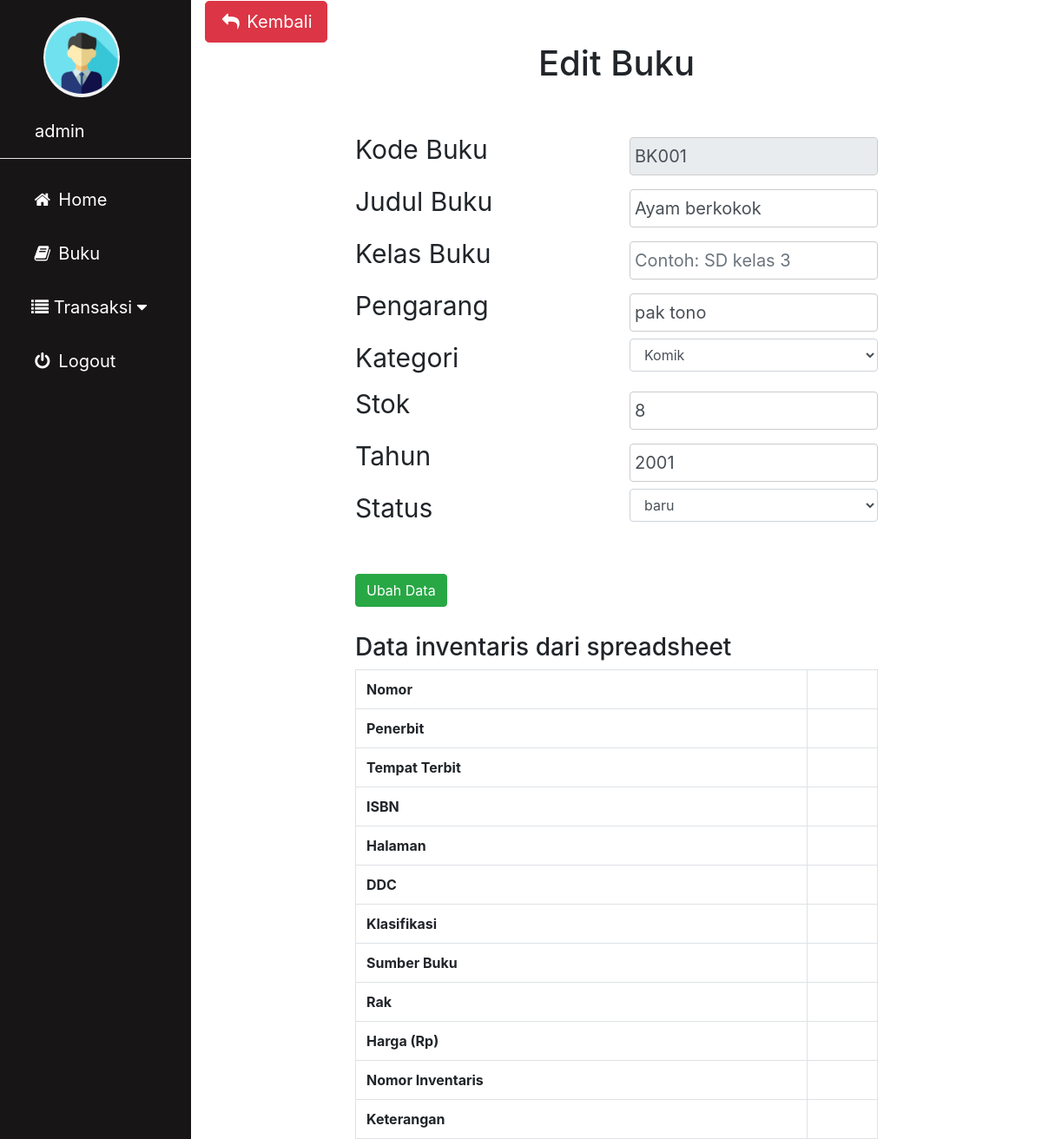
Screenshot of /admin/buku_edit.php?agung=BK001 (signed in) with the database file from the repository.
### tables this page shows
CREATE TABLE `buku` (
  `kode_buku` varchar(10) NOT NULL,
  `nomor_urut` int(10) DEFAULT NULL,
  `judul` varchar(255) NOT NULL,
  `kelas_buku` varchar(100) DEFAULT NULL,
  `pengarang` varchar(255) DEFAULT NULL,
  `penerbit` varchar(255) DEFAULT NULL,
  `tempat` varchar(100) DEFAULT NULL,
  `tahun` int(5) DEFAULT NULL,
  `isbn` varchar(50) DEFAULT NULL,
  `halaman` varchar(20) DEFAULT NULL,
  `id_kategori` int(5) DEFAULT NULL,
  `stok` int(5) NOT NULL DEFAULT 0,
  `ddc` varchar(20) DEFAULT NULL,
  `klasifikasi` varchar(255) DEFAULT NULL,
  `sumber_buku` varchar(255) DEFAULT NULL,
  `rak` varchar(100) DEFAULT NULL,
  `harga` varchar(50) DEFAULT NULL,
  `no_inventaris` varchar(50) DEFAULT NULL,
  `keterangan` text DEFAULT NULL,
  `status` enum('baru','rusak','hilang','lama') NOT NULL DEFAULT 'baru'
);

CREATE TABLE `kategori` (
  `id_kategori` int(10) NOT NULL,
  `nama_kategori` varchar(50) NOT NULL
);

### admin/buku_edit.php (the view, shortened to what this page needs)
<?php
include'sidebar.php';
 ?>
 <link rel="stylesheet" href="../img/csskonten.css">
 <link rel="stylesheet" href="../css/bootstrap.css">
 <?php
 $metode = $_GET['agung'];
 $edit = $koneksi -> prepare("SELECT * FROM buku WHERE kode_buku = :kode");
 $edit -> bindParam(':kode', $metode);
 $edit -> execute();
 $hasil = $edit -> fetch();
 ?>
<div class="main">
  <button type="button" name="button" onclick="history.back(-1)" class="btn btn-danger btn-lg"><i class="fa fa-fw fa-reply"></i> Kembali</button>
  <div class="container col-md-8">
    <h1 align=center>Edit Buku</h1>
    <br>
    <form action="buku_proses.php?prabowo=edit" method="post">
      <div class="row">
        <div class="col">
          <label for="kode">Kode Buku</label>
        </div>
        <div class="col">
          <input type="text" class="form-control" name="kd_buku" value="<?php echo $hasil['kode_buku']; ?>" readonly>
        </div>
      </div>
      <div class="row">
        <div class="col">
          <label for="kode">Judul Buku</label>
        </div>
        <div class="col">
          <input type="text" class="form-control" name="judul" value="<?php echo $hasil['judul']; ?>">
        </div>
      </div>
      <div class="row">
        <div class="col">
          <label for="kelas_buku">Kelas Buku</label>
        </div>
        <div class="col">
          <input type="text" class="form-control" id="kelas_buku" name="kelas_buku" value="<?php echo htmlspecialchars((string) ($hasil['kelas_buku'] ?? ''), ENT_QUOTES, 'UTF-8'); ?>" placeholder="Contoh: SD kelas 3">
        </div>
      </div>
      <div class="row">
        <div class="col">
          <label for="kode">Pengarang</label>
        </div>
        <div class="col">
          <input type="text" class="form-control" name="pengarang" value="<?php echo $hasil['pengarang']; ?>">
        </div>
      </div>
      <div class="row">
        <div class="col">
          <label for="kode">Kategori</label>
        </div>
        <div class="col">
          <select class="form-control" name="kat" >
            <?php
            $zxc = $koneksi -> prepare("SELECT * FROM kategori");
            $zxc -> execute();
            while($cat = $zxc -> fetch()){
            ?>
            <option value="<?php echo $cat['id_kategori']; ?>" <?php echo (string) $cat['id_kategori'] === (string) $hasil['id_kategori'] ? 'selected' : ''; ?>><?php echo $cat['nama_kategori']; ?></option>
          <?php } ?>
          </select>
        </div>
      </div>
      <div class="row">
        <div class="col">
          <label for="kode">Stok</label>
        </div>
        <div class="col">
          <input type="text" class="form-control" name="stok" value="<?php echo $hasil['stok']; ?>">
        </div>
      </div>
      <div class="row">
        <div class="col">
          <label for="kode">Tahun</label>
        </div>
        <div class="col">
          <input type="text" class="form-control" name="tahun" value="<?php echo $hasil['tahun']; ?>">
        </div>
      </div>
      <div class="row">
        <div class="col">
          <label for="kode">Status</label>
        </div>
        <div class="col">
          <select class="form-control" name="status">
            <option><?php echo $hasil['status']; ?></option>
          </select>
        </div>
      </div><br>
      <button type="submit" class="btn btn-success">Ubah Data</button>
    </form>
    <h3>Data inventaris dari spreadsheet</h3>
    <table class="table table-bordered">
      <?php
      $metadata = array(
        'Nomor' => 'nomor_urut',
        'Penerbit' => 'penerbit',
        'Tempat Terbit' => 'tempat',
        'ISBN' => 'isbn',
        'Halaman' => 'halaman',
        'DDC' => 'ddc',
        'Klasifikasi' => 'klasifikasi',
        'Sumber Buku' => 'sumber_buku',
        'Rak' => 'rak',
        'Harga (Rp)' => 'harga',
        'Nomor Inventaris' => 'no_inventaris',
        'Keterangan' => 'keterangan'
      );
      foreach ($metadata as $label => $field) {
        $value = $hasil[$field] === null ? '' : $hasil[$field];
        echo '<tr><th>' . htmlspecialchars($label, ENT_QUOTES, 'UTF-8') . '</th><td>' .
          htmlspecialchars((string) $value, ENT_QUOTES, 'UTF-8') . '</td></tr>';
      }
      ?>
    </table>
  </div>
</div>

### img/cssadmin.css (style rules this page uses)
body { margin: 0; font-family: "Lato", sans-serif; }

### img/csskonten.css (style rules this page uses)
.main { margin-left: 220px; padding: 1px 16px; height: 100%; font-size: 30px; }
input[type=text], input[type=password], select { width: 100%; padding: 5px 5px; margin: 8px 0; display: inline-block; border: 1px solid #ccc; box-sizing: border-box; font-size: 20px; }

### rows the page displays
buku: kd_buku "BK001", judul "Ayam berkokok", pengarang "pak tono", kat "Komik", stok "8", tahun "2001", status "baru"

### other values shown
$_SESSION['username']['nama'] "admin"
$label "Nomor"
$label "Penerbit"
$label "Tempat Terbit"
$label "ISBN"
$label "Halaman"
$label "DDC"
$label "Klasifikasi"
$label "Sumber Buku"
$label "Rak"
$label "Harga (Rp)"
$label "Nomor Inventaris"
$label "Keterangan"
